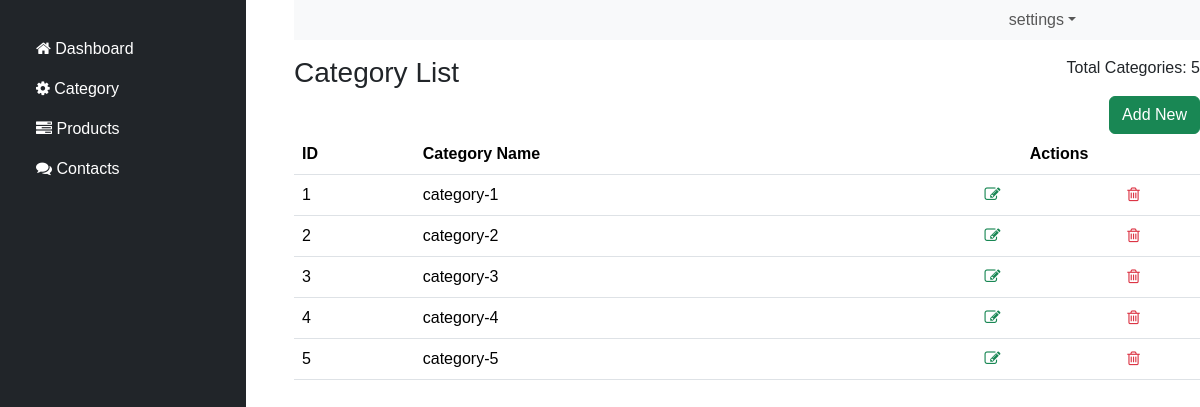
The page /dashbord/dashboard.php?page=category-list (signed in) on the database its author committed.
### tables this page shows
CREATE TABLE `categories` (
  `id` int(10) NOT NULL PRIMARY KEY AUTO_INCREMENT,
  `categoryName` varchar(255) NOT NULL,
  `created_at` timestamp(6) NOT NULL DEFAULT current_timestamp(6) ON UPDATE current_timestamp(6),
  `updated_at` date NOT NULL
);

### dashbord/scripts/CategoryManager.php (called while the page is built, shortened)
<?php
class CategoryManager {
    private $conn;
    private $categoryTable = "categories";
    public function __construct($conn) {
        $this->conn = $conn;
    }
    public function get() {
        $data = [];
        $query = "SELECT id, categoryName FROM ";
        $query .= $this->categoryTable;
        $result = $this->conn->query($query);
        if ($result) {
            while ($row = $result->fetch_assoc()) {
                $data[] = $row;
            }
        }
        return $data;
    }
    public function countCategory() {
        $count = 0;
        $query = "SELECT COUNT(id) as count FROM ";
        $query .= $this->categoryTable;
        $result = $this->conn->query($query);
        if ($result) {
            $row = $result->fetch_assoc();
            $count = $row['count'];
        }
        return $count;
    }
}
?>

### dashbord/views/category/table.php (the view, shortened to what this page needs)
<?php
  require_once('scripts/CategoryManager.php');
  $categoryManager= new CategoryManager($conn);
  $categories = $categoryManager->get();
  $categoriesCount = $categoryManager->countCategory();
?>
<div class="row">
    <div class="col-sm-6">
     <h3 class="mb-4">Category List</h3>
    </div>
    <div class="col-sm-6 text-end">
        <p>Total Categories: <?= $categoriesCount; ?></p>
        <a href="dashboard.php?page=category-form" class="btn btn-success">Add New</a>
    </div>
</div>
<div class="table-responsive-sm">
<table class="table table-hover">
    <thead>
      <tr>
      <th>ID</th>
        <th>Category Name</th>
        <th colspan="2" class="text-center">Actions</th>
      </tr>
    </thead>
    <tbody>
        <?php
        if(!empty($categories)) {
        $sn = 1;
       foreach($categories as $data){
        ?>
      <tr>
      <td><?=$data['id']; ?></td>
        <td><?= $data['categoryName']; ?></td>
        <td class="text-center">
            <a href="dashboard.php?page=category-form&id=<?= $data['id']; ?>" class="text-success">
                <i class="fa fa-edit"></i>
            </a>
        </td>
        <td  class="text-center">
            <a href="javascript:void(0)" onclick="confirmDeleteCategory(<?=$data['id']; ?>)" class="text-danger">
              <i class="fa fa-trash-o"></i>
            </a>
        </td>
      </tr>
       <?php
        $sn++; }
        } else {
       ?>
     <tr>
        <td colspan="3">No category Found</td>
      </tr>
       <?php } ?>
    </tbody>
  </table>
</div>

### dashbord/public/css/common.css (style rules this page uses)
html, body { font-family: Verdana,sans-serif; overflow-x: hidden; }

### rows shown on the page
categories: id "1", categoryName "category-1"
categories: id "2", categoryName "category-2"
categories: id "3", categoryName "category-3"
categories: id "4", categoryName "category-4"
categories: id "5", categoryName "category-5"

### other values the page prints
$categoriesCount "5"
